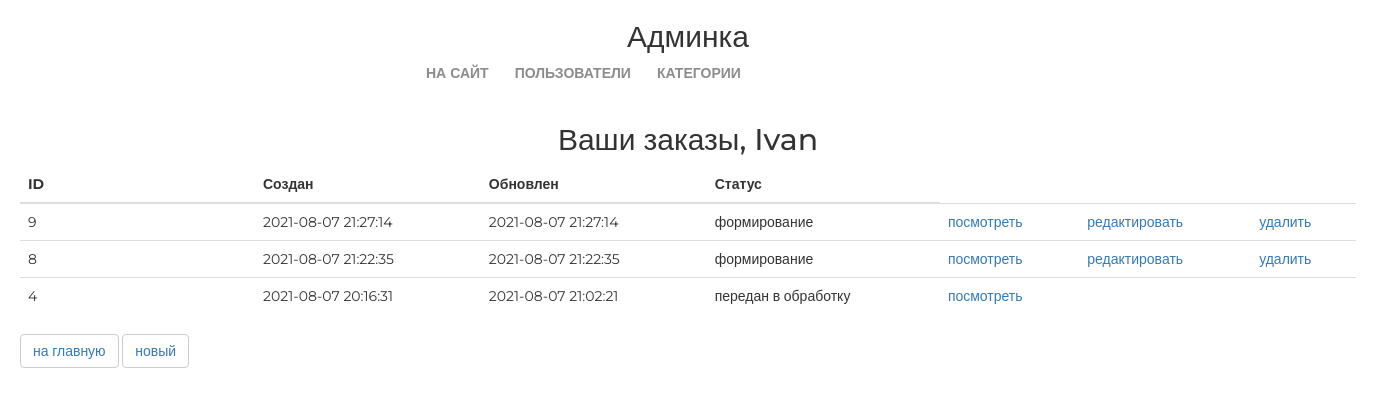
/orders/ (signed in), run on an earlier commit of the app's database.
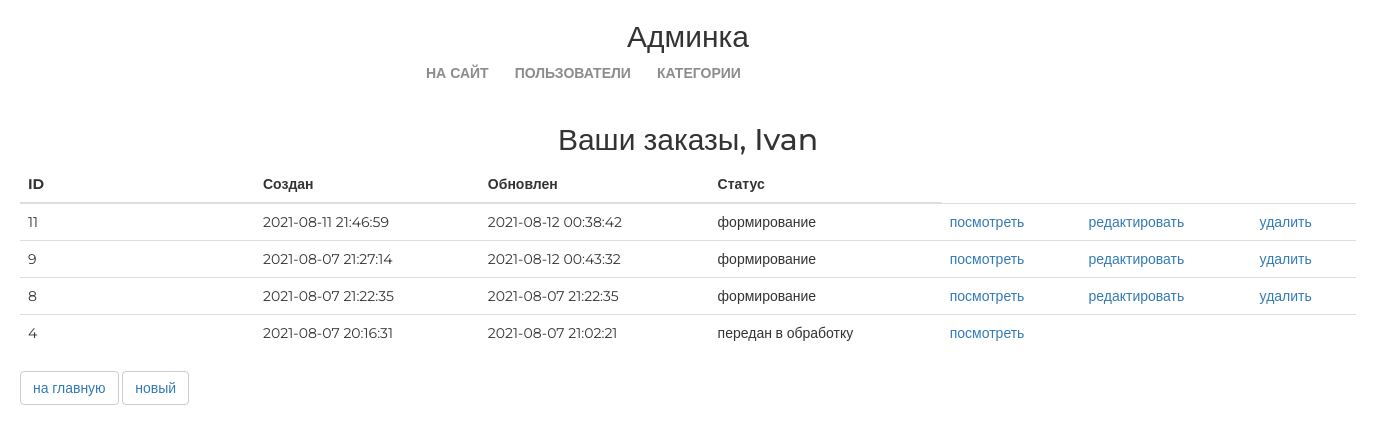
And on a later commit of the database.
### ordersapp/models.py (models this page shows, shortened)
class Order(models.Model):
    FORMING = 'FM'
    SENT_TO_PROCEED = 'STP'
    DELIVERY = 'DLV'
    DONE = 'DN'
    CANCELED = 'CNC'
    STATUSES = (
        (FORMING, 'формирование'),
        (SENT_TO_PROCEED, 'передан в обработку'),
        (DELIVERY, 'передан курьеру'),
        (DONE, 'выдан'),
        (CANCELED, 'отменен'),
    )
    user = models.ForeignKey(settings.AUTH_USER_MODEL, on_delete=models.CASCADE)
    status = models.CharField(choices=STATUSES, default=FORMING, max_length=3)
    is_active = models.BooleanField(default=True)
    created = models.DateTimeField(auto_now_add=True)
    updated = models.DateTimeField(auto_now=True)
    class Meta:
        ordering = ('-created',)
        verbose_name = 'заказ'
        verbose_name_plural = 'заказы'

### ordersapp/views.py (the view)
# urls.py: path('', views.OrderList.as_view(), name='orders_list'),
class OrderList(ListView):
    model = Order
    def get_queryset(self):
        return Order.objects.filter(user=self.request.user)

### basketapp/models.py (called while the page is built)
    @staticmethod
    def get_items(user):
        return Basket.objects.filter(user=user).order_by('product__category')

### mainapp/context_processors.py (called while the page is built)
def basket(request):
    basket_list = []
    if request.user.is_authenticated:
        basket_list = Basket.get_items(user=request.user)
    return {
        'basket': basket_list
    }

### ordersapp/templates/ordersapp/order_list.html
{% extends 'ordersapp/base.html' %}
{% load static %}
{% block content %}
   <div class="h2 text-center head">
       Ваши заказы,
       {% if user.first_name %}
           {{ user.first_name|title}}
       {% else %}
           Пользователь
       {% endif %}
   </div>
   <table class="table orders_list">
       <thead>
         <tr>
           <th>ID</th>
           <th>Создан</th>
           <th>Обновлен</th>
           <th>Статус</th>
         </tr>
       </thead>
       <tbody>
           {% for item in object_list %}
                {% if item.is_active %}
               <tr>
                   <td class="td1 orders_list">{{ item.pk }}</td>
                   <td>{{ item.created|date:"Y-m-d H:i:s" }}</td>
                   <td>{{ item.updated|date:"Y-m-d H:i:s" }}</td>
                   <td>{{ item.get_status_display }}</td>
                   <td>
                       <a href="{% url 'ordersapp:order_read' item.pk %}">
                           посмотреть
                       </a>
                   </td>
                   <td>
                       {% if item.status == 'FM' %}
                         <a href="{% url 'ordersapp:order_update' item.pk %}">
                           редактировать
                         </a>
                       {% endif %}
                   </td>
                   <td>
                       {% if item.status == 'FM' %}
                         <a href="{% url 'ordersapp:order_delete' item.pk %}">
                             удалить
                         </a>
                       {% endif %}
                   </td>
               </tr>
                {% endif %}
           {% endfor %}
       </tbody>
   </table>
   <button class="btn btn-default btn-round">
       <a href="{% url 'main' %}">
           на главную
       </a>
   </button>
   <button class="btn btn-default btn-round">
       <a href="{% url 'ordersapp:order_create' %}">
           новый
       </a>
   </button>
{% endblock %}

What changed in the data, as far as the page shows it:
added Order: pk "11", created "2021-08-11 21:46:59", updated "2021-08-12 00:38:42", status "формирование", shows "редактировать", shows "удалить"
changed Order id 9: updated "2021-08-07 21:27:14" → "2021-08-12 00:43:32"
